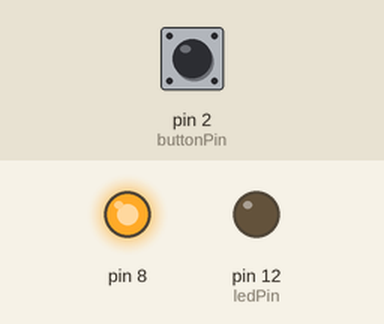
Recording of a sketch running on a simulated Arduino Uno, built with avr-gcc and run on an emulated ATmega328P. Shown: output pins drawn as LEDs (lit = HIGH). The test bench sets the inputs (shaded band); at power-on: pin 2 (buttonPin) LOW.

Above: at 1.2 s.
1.3 s: pin 2 (buttonPin) pulled HIGH for 0.15 s
At 1.37 s:
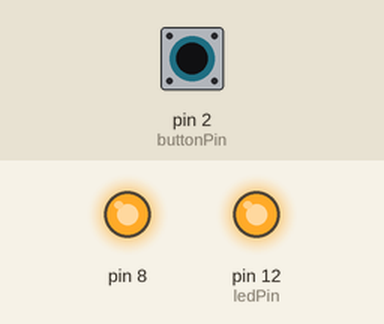
2.9 s: pin 2 (buttonPin) pulled HIGH for 3.2 s
At 6.8 s:
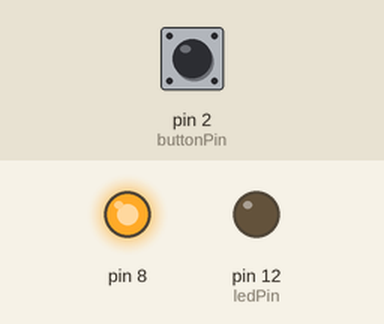
Timing chart, 0 to 8.3 s (numbered marks = the images above; inputs shaded):
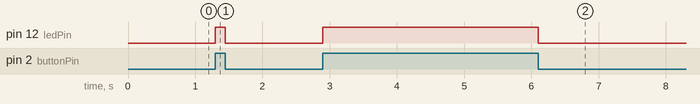

Measured:
- after the input at 1.3 s, pin 12 (ledPin): LOW → HIGH at once, → LOW 0.15 s later
- after the input at 2.9 s, pin 12 (ledPin): LOW → HIGH at once, → LOW 3.2 s later

The sketch:

testeBotao.ino
```cpp
/*
  Botao

 Liga e desliga um LED conectado ao pino digital 13 quando pressionado um botao conectado ao pino 2.

 O Circuito:
 * LED conectado ao pino 13 e ao terra
 * botao conectado ao pino 2 desde 5V
 * resistor de 10K conectado ao pino 2 desde o terra
*/

// constantes nao sao alteradas.
// Sao usadas aqui para definir os numeros dos pinos:
const int buttonPin = 2;     // o numero do pino do botão
const int ledPin =  12;      // o numero do pino do LED

// variaveis que devem mudar:
int buttonState = 0;         // variavel para ler o estado do botao

void setup() {
  // inicializa o pino do LED como saida:
  pinMode(ledPin, OUTPUT);
  // inicializa o pino do botao como entrada:
  pinMode(buttonPin, INPUT);
  pinMode(8, OUTPUT);
  digitalWrite(8, HIGH);
}

void loop(){
  // faz a leitura do valor do botao:
  buttonState = digitalRead(buttonPin);

  // verifica se o botao esta pressionado.
  // em caso positivo, buttonState e HIGH:
  if (buttonState == HIGH) {
    // liga o LED:
    digitalWrite(ledPin, HIGH);
  }
  else {
    // desliga o LED:
    digitalWrite(ledPin, LOW);
  }
}
```
